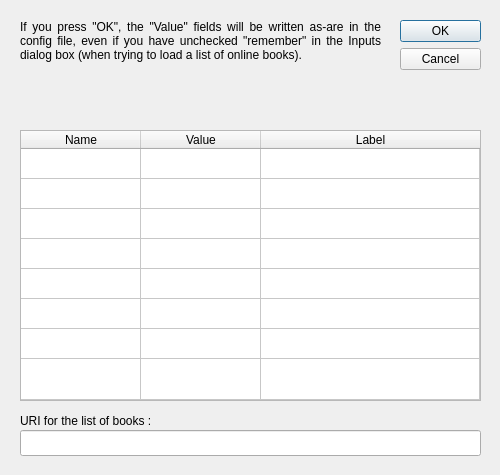
<?xml version="1.0" encoding="UTF-8"?>
<ui version="4.0">
 <class>dialogConfig</class>
 <widget class="QDialog" name="dialogConfig">
  <property name="windowModality">
   <enum>Qt::WindowModal</enum>
  </property>
  <property name="geometry">
   <rect>
    <x>0</x>
    <y>0</y>
    <width>500</width>
    <height>475</height>
   </rect>
  </property>
  <property name="sizePolicy">
   <sizepolicy hsizetype="Fixed" vsizetype="Fixed">
    <horstretch>0</horstretch>
    <verstretch>0</verstretch>
   </sizepolicy>
  </property>
  <property name="minimumSize">
   <size>
    <width>500</width>
    <height>475</height>
   </size>
  </property>
  <property name="maximumSize">
   <size>
    <width>500</width>
    <height>475</height>
   </size>
  </property>
  <property name="windowTitle">
   <string>Online access settings</string>
  </property>
  <property name="windowIcon">
   <iconset resource="../images/images.qrc">
    <normaloff>:/img/settings.png</normaloff>:/img/settings.png</iconset>
  </property>
  <widget class="QDialogButtonBox" name="buttonBox">
   <property name="geometry">
    <rect>
     <x>400</x>
     <y>20</y>
     <width>81</width>
     <height>101</height>
    </rect>
   </property>
   <property name="orientation">
    <enum>Qt::Vertical</enum>
   </property>
   <property name="standardButtons">
    <set>QDialogButtonBox::Cancel|QDialogButtonBox::Ok</set>
   </property>
  </widget>
  <widget class="QTableWidget" name="tableVariables">
   <property name="geometry">
    <rect>
     <x>20</x>
     <y>130</y>
     <width>461</width>
     <height>271</height>
    </rect>
   </property>
   <property name="verticalScrollBarPolicy">
    <enum>Qt::ScrollBarAlwaysOff</enum>
   </property>
   <property name="horizontalScrollBarPolicy">
    <enum>Qt::ScrollBarAlwaysOff</enum>
   </property>
   <property name="selectionBehavior">
    <enum>QAbstractItemView::SelectRows</enum>
   </property>
   <property name="showGrid">
    <bool>true</bool>
   </property>
   <property name="cornerButtonEnabled">
    <bool>false</bool>
   </property>
   <property name="rowCount">
    <number>8</number>
   </property>
   <property name="columnCount">
    <number>3</number>
   </property>
   <attribute name="horizontalHeaderDefaultSectionSize">
    <number>120</number>
   </attribute>
   <attribute name="horizontalHeaderStretchLastSection">
    <bool>true</bool>
   </attribute>
   <attribute name="verticalHeaderVisible">
    <bool>false</bool>
   </attribute>
   <attribute name="verticalHeaderStretchLastSection">
    <bool>true</bool>
   </attribute>
   <row/>
   <row/>
   <row/>
   <row/>
   <row/>
   <row/>
   <row/>
   <row/>
   <column>
    <property name="text">
     <string>Name</string>
    </property>
   </column>
   <column>
    <property name="text">
     <string>Value</string>
    </property>
   </column>
   <column>
    <property name="text">
     <string>Label</string>
    </property>
   </column>
  </widget>
  <widget class="QLineEdit" name="editUri">
   <property name="geometry">
    <rect>
     <x>20</x>
     <y>430</y>
     <width>461</width>
     <height>26</height>
    </rect>
   </property>
  </widget>
  <widget class="QLabel" name="label">
   <property name="geometry">
    <rect>
     <x>20</x>
     <y>410</y>
     <width>351</width>
     <height>21</height>
    </rect>
   </property>
   <property name="text">
    <string>URI for the list of books :</string>
   </property>
   <property name="alignment">
    <set>Qt::AlignLeading|Qt::AlignLeft|Qt::AlignVCenter</set>
   </property>
  </widget>
  <widget class="QLabel" name="label_2">
   <property name="geometry">
    <rect>
     <x>20</x>
     <y>20</y>
     <width>361</width>
     <height>101</height>
    </rect>
   </property>
   <property name="text">
    <string>If you press &quot;OK&quot;, the &quot;Value&quot; fields will be written as-are in the config file, even if you have unchecked &quot;remember&quot; in the Inputs dialog box (when trying to load a list of online books).</string>
   </property>
   <property name="alignment">
    <set>Qt::AlignJustify|Qt::AlignTop</set>
   </property>
   <property name="wordWrap">
    <bool>true</bool>
   </property>
  </widget>
 </widget>
 <resources>
  <include location="../images/images.qrc"/>
 </resources>
 <connections>
  <connection>
   <sender>buttonBox</sender>
   <signal>accepted()</signal>
   <receiver>dialogConfig</receiver>
   <slot>accept()</slot>
   <hints>
    <hint type="sourcelabel">
     <x>248</x>
     <y>254</y>
    </hint>
    <hint type="destinationlabel">
     <x>157</x>
     <y>274</y>
    </hint>
   </hints>
  </connection>
  <connection>
   <sender>buttonBox</sender>
   <signal>rejected()</signal>
   <receiver>dialogConfig</receiver>
   <slot>reject()</slot>
   <hints>
    <hint type="sourcelabel">
     <x>316</x>
     <y>260</y>
    </hint>
    <hint type="destinationlabel">
     <x>286</x>
     <y>274</y>
    </hint>
   </hints>
  </connection>
 </connections>
</ui>
